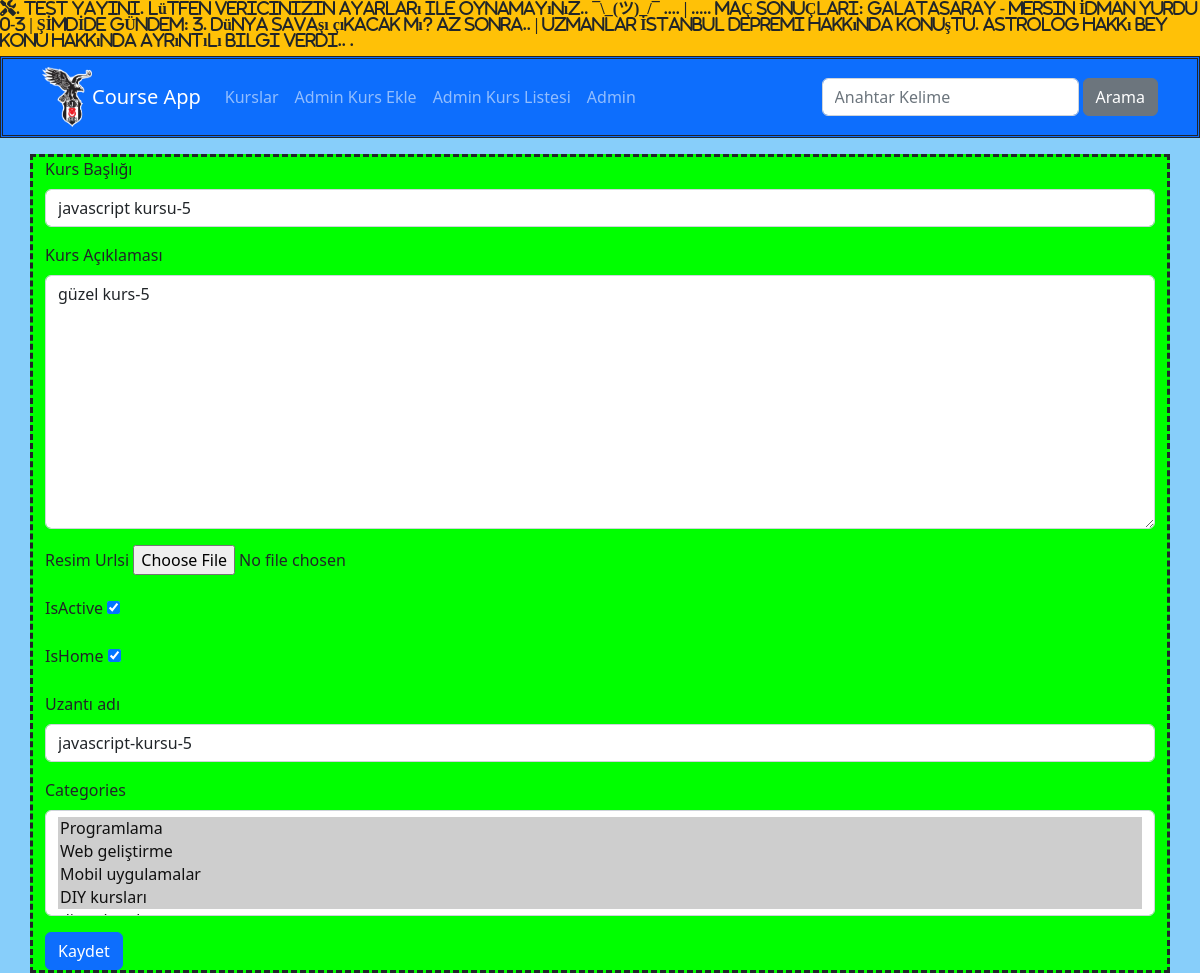
Page /kurslar/course-edit/1 on the earlier database version.
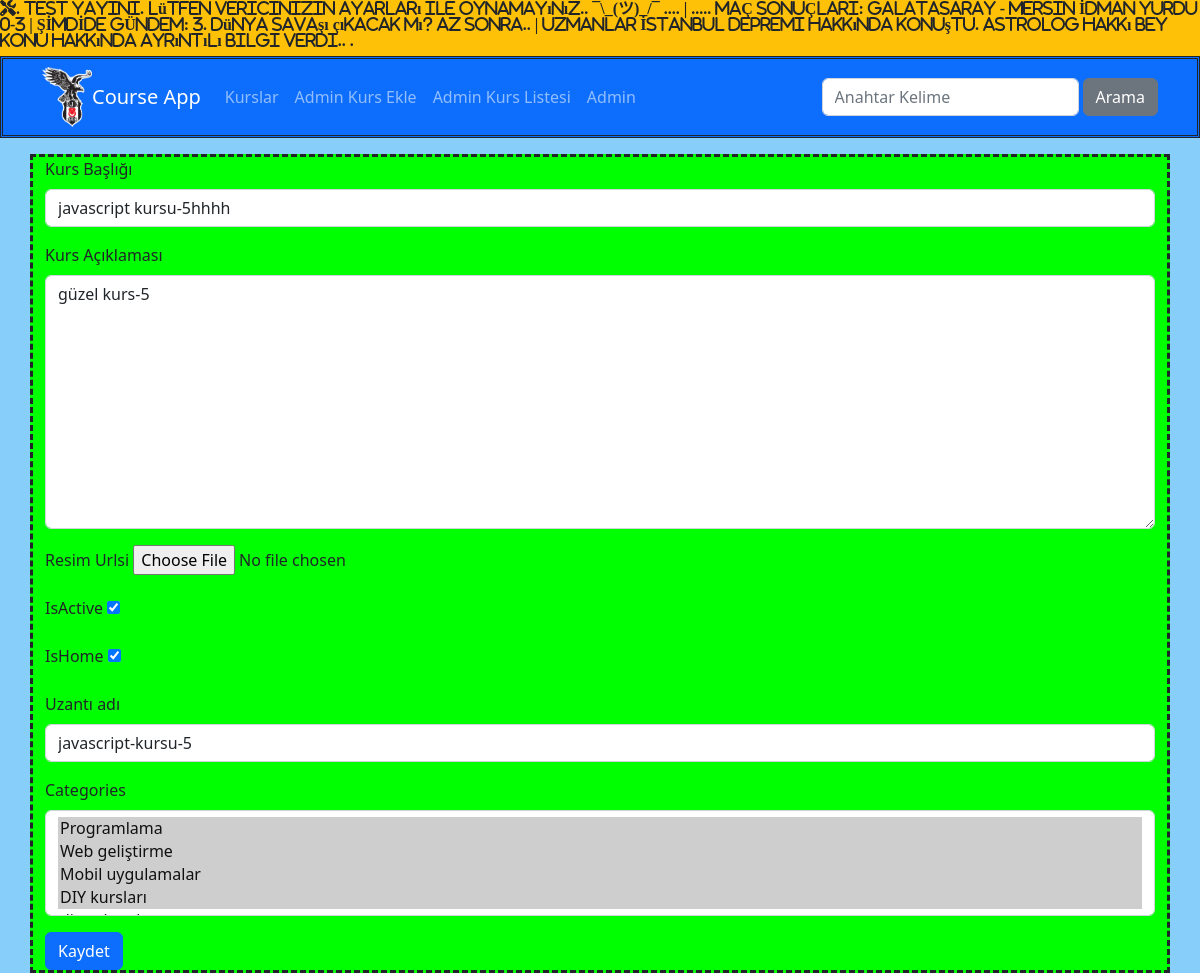
Same page on the later database version.
### courses/models.py (models this page shows, shortened)
class Course(models.Model):
    title = models.CharField(max_length=50)
    description = models.TextField()
    image = models.FileField(upload_to="images", default ="")  #yüklenen dosyaları uploads/images klasörüne kaydeder. ImageField çalışmazsa FileField kullanılabilir.
    date = models.DateField(auto_now=True)
    isActive = models.BooleanField(default=False)
    isHome = models.BooleanField(default = False)
    slug = models.SlugField(default = "", null=False, blank=True,  unique=True, db_index=True)
    categories = models.ManyToManyField(Category,)

### courses/views.py (the view)
# urls.py: path('course-edit/<int:id>', views.course_edit, name="course_edit"),
def course_edit (request, id):
    course = get_object_or_404(Course, pk=id)
    if request.method == 'POST': #post ise güncelle ve listeye dön
        form = CourseEditForm(request.POST,  request.FILES, instance=course)
        form.save()
        return redirect ( "course_list")
    else: #get ise bilgileri görüntüle
        form = CourseEditForm(instance=course)
    return render(request, 'courses/edit-course.html', {"form": form})

### courses/forms.py
class CourseEditForm (forms.ModelForm):
    class Meta:
        model = Course
        fields  = '__all__'
        labels = {
            "title": "Kurs Başlığı",
            "description": "Kurs Açıklaması",
            "image": "Resim Urlsi",
            "slug": "Uzantı adı",
        }
        widgets = {
            "title": TextInput(attrs={"class":"form-control"}),
            "description": Textarea(attrs={"class":"form-control"}),
            "slug": TextInput(attrs={"class":"form-control"}),
            "categories": SelectMultiple(attrs={"class":"form-control"}),
        }
        error_messages= {
            "title": {
                "required": "kurs başlığı girmelisiniz.",
                "max_length": "en fazla 50 karakter girebilirsiniz."
            },
            "description": {
                "required": "kurs için bir açıklama girmelisiniz.",
}
        }

### courses/models.py (called while the page is built)
    def __str__(self):
        return f"{self.name}"

### courses/templates/courses/edit-course.html (shortened to what this page needs)
{% extends "layout.html" %}
{% load static %}
{% block css_files %}
<link rel="stylesheet" href="{%static 'courses/css/style.css'%}">
{% endblock  %}
{% block content %}
        <div class="container mt-3">
                <div class="row">
                    <div class="col-12" style="border:dashed; background-color:Lime">
                        <form  method="POST" novalidate enctype = "multipart/form-data">
                            {% for field in form %}
                            <div class="mb-3 {% if form.field.errors %}invalid{% endif %}">
                                <label class= "form-label"for="{{field.id_for_label}}">{{field.label}}</label>
                                {{field}}
                            </div>
                            {% endfor %}
                            <button type="submit" class= "btn btn-primary" >Kaydet</button>
                        </form>
                    </div>
                </div>
        </div>
{% endblock  %}

### templates/layout.html (shortened to what this page needs)
 {% load static  %}
<!DOCTYPE html>
<html lang="en">
<head>
    <link rel="stylesheet" href="{% static 'css/bootstrap.min.css' %}"  />
    {% block css_files %}{% endblock %}  <link rel="stylesheet" href="https://cdnjs.cloudflare.com/ajax/libs/font-awesome/6.2.1/css/all.min.css" />
</head>
<body>
    {% include "partials/_ustbilgi.html" %}
    {% include 'partials/_nav.html' %}
    {% block content %}{% endblock  %}
</body>
</html>

### templates/partials/_ustbilgi.html
<div class="bg-warning"> <marquee> <h6 class="fa-solid fa-screwdriver-wrench">.
TEST YAYINI.    Lütfen vericinizin ayarları ile oynamayınız..    ¯\_(ツ)_/¯   ....  |  .....   MAÇ SONUÇLARI:   Galatasaray - Mersin İdman Yurdu 0-3  |  ŞİMDİDE GÜNDEM:   3. Dünya Savaşı çıkacak mı?     Az sonra..     |   Uzmanlar İstanbul depremi hakkında konuştu.   Astrolog Hakkı Bey konu hakkında ayrıntılı bilgi verdi..   .</h6></marquee></div>

### templates/partials/_nav.html
   {% load static  %}
    <nav class= "navbar navbar-expand-lg bg-primary navbar-dark" style = "background: #DFFF00; border:double " >
        <div class="container">
            <img src="{% static 'img/bjklogo.jpg' %}" alt="" width="50" height="60">
            <a href="{% url "index" %}" class="navbar-brand">Course App</a>
            <ul class="navbar-nav me-auto">
                <li class="nav-item">
                    <a href="{% url "index" %}" class="nav-link">Kurslar</a>
                </li>
                <li class="nav-item">
                    <a href="{% url "add_course" %}" class="nav-link">Admin Kurs Ekle</a>
                </li>
                <li class="nav-item">
                    <a href="{% url "course_list" %}" class="nav-link">Admin Kurs Listesi  </a>
                </li>
                <li class="nav-item">
                    <a href="/admin" class="nav-link">Admin</a>
                </li>
            </ul>
            <form class = "d-flex" action="{% url "search" %}">
                <input class= "form-control me-1" type="text" name="q"placeholder="Anahtar Kelime">
                <button type="submit" class = "btn btn-secondary">Arama</button>
            </form>
        </div>
       </nav>

### courses/static/courses/css/style.css (style rules this page uses)
body { background-color: lightskyblue; }

Differences in the rows shown:
changed Course "güzel kurs-5": title "javascript kursu-5" → "javascript kursu-5hhhh"
